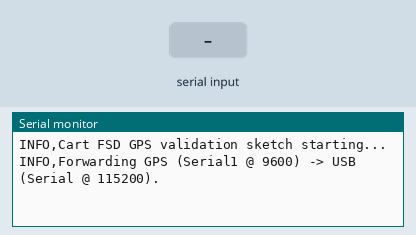
The sketch below on a simulated Arduino Mega 2560, built with avr-gcc and run on an emulated ATmega2560. Shown: the last lines printed to the serial monitor. The inputs (shaded band) are chosen by the test bench.

Above: at 1.4 s.
1.5 s: "1" received over the second serial link
At 2.2 s:
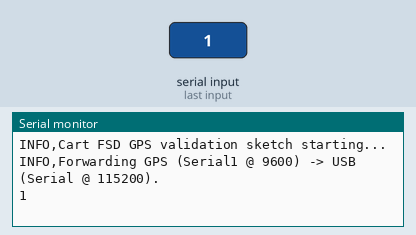
3.0 s: "0" received over the second serial link
At 3.3 s:
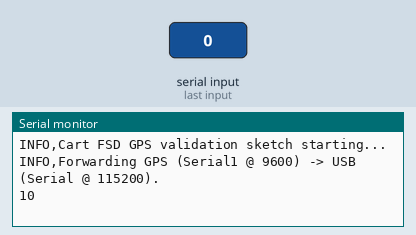

The sketch:

sensor_validation.ino
```cpp
/*
 * Cart FSD Sensor Validation Sketch — GPS only
 *
 * Forwards GT-U7 GPS (Serial1 @ 9600) to USB Serial @ 115200 so Python can
 * parse NMEA sentences. IMU support is intentionally removed until the
 * replacement BerryIMU arrives.
 *
 * Wiring:
 *   GPS VCC -> Mega 5V
 *   GPS GND -> Mega GND
 *   GPS RXD -> Mega pin 18 (TX1)   [blue wire]
 *   GPS TXD -> Mega pin 19 (RX1)   [green wire]
 *
 * Output over USB serial:
 *   $GP... / $GN...    (raw NMEA lines from GPS)
 *   INFO,<text>        (sketch status messages)
 */

void setup() {
  Serial.begin(115200);
  Serial1.begin(9600);
  delay(200);
  Serial.println("INFO,Cart FSD GPS validation sketch starting...");
  Serial.println("INFO,Forwarding GPS (Serial1 @ 9600) -> USB (Serial @ 115200).");
}

void loop() {
  // Bidirectional passthrough. Host -> GPS is kept so we can send UBX
  // configuration commands to the u-blox later if needed (e.g. u-center).
  while (Serial1.available()) {
    Serial.write(Serial1.read());
  }
  while (Serial.available()) {
    Serial1.write(Serial.read());
  }
}
```

Measured:
- after the input at 1.5 s, the serial monitor: prints a new line at once (image 1)
- after the input at 3.0 s, the serial monitor: prints a new line at once (image 2)
